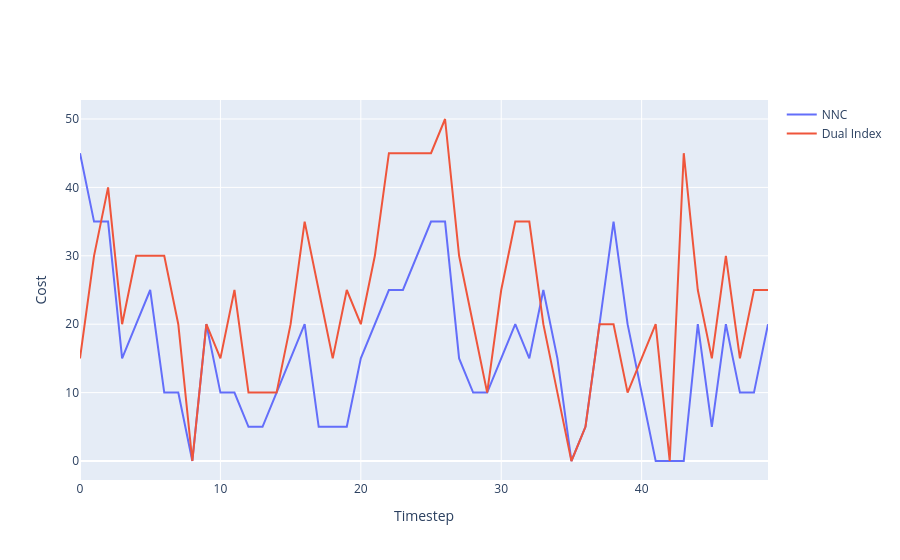

Notebook cell for this chart:
### Code cell
a = go.Scatter(y=[x.item() for x in nn_ci], name='NNC')
b = go.Scatter(y=[x.item() for x in all_ci], name='Dual Index')
fig = go.Figure([a,b])
fig.layout.xaxis.title = 'Timestep'
fig.layout.yaxis.title = 'Cost'
fig

### Figure 1 — Plotly figure (JSON) as saved in the notebook; plotly's stock layout.template omitted (floating-point values rounded to 4 significant figures)
{"data": [{"name": "NNC", "type": "scatter", "y": [45, 35, 35, 15, 20, 25, 10, 10, 0, 20, 10, 10, 5, 5, 10, 15, 20, 5, 5, 5, 15, 20, 25, 25, 30, 35, 35, 15, 10, 10, 15, 20, 15, 25, 15, 0, 5, 20, 35, 20, 10, 0, 0, 0, 20, 5, 20, 10, 10, 20]}, {"name": "Dual Index", "type": "scatter", "y": [15, 30, 40, 20, 30, 30, 30, 20, 0, 20, 15, 25, 10, 10, 10, 20, 35, 25, 15, 25, 20, 30, 45, 45, 45, 45, 50, 30, 20, 10, 25, 35, 35, 20, 10, 0, 5, 20, 20, 10, 15, 20, 0, 45, 25, 15, 30, 15, 25, 25]}], "layout": {"xaxis": {"title": {"text": "Timestep"}}, "yaxis": {"title": {"text": "Cost"}}}}
